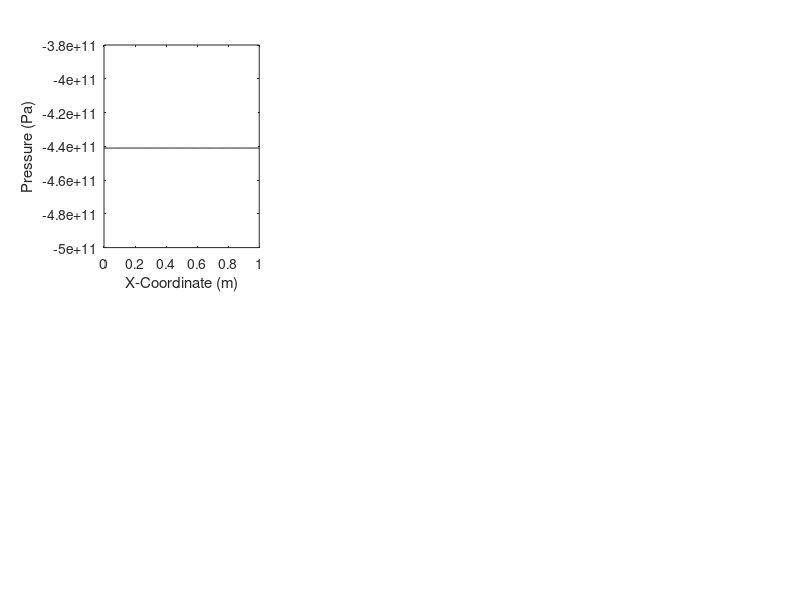

MATLAB code for this plot: (Note: this script raises an error after producing the figure.)
% Lax-Friedrich to solve 1-D Euler equations with Mie-Gruneisen EoS
% Josh Bevan 2013
% Num Methods for PDEs, 22.520
% Based on code by Anand Dhariya, UMich:
% http://sitemaker.umich.edu/anand/home

clear
clc
close all
n=301;              %Number of grid points
L=1;                %Length of domain
h=L/(n-1);          %Spatial step size
CFL=0.95;           %CFL number for stability
t_final=50e-6;     %Final time
x=0:h:L;

%ICs
p_l=0;                     %Pressure t=0
p_r=0;           
rho_l=2785;                     %Density t=0
rho_r=2785;         
u_l=0;                          %Velocity t=0
u_r=-8000;         
p(1:1:(n+1)/2)=p_l;
p((n+3)/2:1:n)=p_r;

p_0=p;                          %saved ICs    

rho(1:1:(n+1)/2)=rho_l;
rho((n+3)/2:1:n)=rho_r;
rho_0=rho;                      %saved ICs
rho_nat=2785*(rho./rho);
u(1:1:(n+1)/2)=u_l;
u((n+3)/2:1:n)=u_r;
E=0.5*p.*(1./rho_nat-1./rho)+0.5*u.^2;     %Total Energy
G= 76e9;                    %Bulk Modulus
a=(G./rho).^(1/2);              %Speed of sound
dt=CFL*h/max(abs(u+a));
step=0;

% Time integration begins
for t=dt:dt:t_final
    %Define q & F matrix
    q=[rho; rho.*u; rho.*E];
    F=[rho.*u; rho.*u.^2+p; u.*(rho.*E+p)];
    %Update q matrix and flow parameters
    q(1:3,2:n-1)=0.5*(q(1:3,3:n)+q(1:3,1:n-2))-dt/(2*h)*(F(1:3,3:n)-F(1:3,1:n-2));
    rho=q(1,1:n);
    u=q(2,1:n)./rho(1:n);
    E=q(3,1:n)./rho;
    p=((2*E-u.^2)/(1./rho_0-1./rho))-p_0;
    step=step+1;
end
%calculation of flow parameters
a=5328*(rho./rho); %sqrt(gamma*p./rho);
M=-u./a;
s=(log(p./p_0).*log(rho_0./rho))+rho; %Entropy w.r.t reference condition
Q=rho.*u;               %Mass Flow rate per unit area

%------------------------------------------------------------------------%
offset=0.05;
subplot(231);plot(x,p,'k');xlabel('X-Coordinate (m)');ylabel('Pressure (Pa)');ylim([min(p)-(offset)*max(p) (1+offset)*max(p)]);
subplot(232);plot(x,s,'k');xlabel('X-Coordinate (m)');ylabel('Entropy');ylim([min(s)-(offset)*max(s) (1+offset)*max(s)]);
subplot(233);plot(x,u,'k');xlabel('X-Coordinate (m)');ylabel('Velocity (m/s)');ylim([min(u)-(offset)*max(u) (1+offset)*max(u)]);
subplot(234);plot(x,M,'k');xlabel('X-Coordinate (m)');ylabel('Mach number');ylim([min(M)-(offset)*max(M) (1+offset)*max(M)]);
subplot(235);plot(x,rho,'k');xlabel('X-Coordinate (m)');ylabel('Density (kg/m^3)');ylim([min(rho)-(offset)*max(rho) (1+offset)*max(rho)]);
subplot(236);plot(x,Q,'k');xlabel('X-Coordinate (m)');ylabel('Mass Flow (kg/m^2s)');ylim([min(Q)-(offset)*max(Q) (1+offset)*max(Q)]);